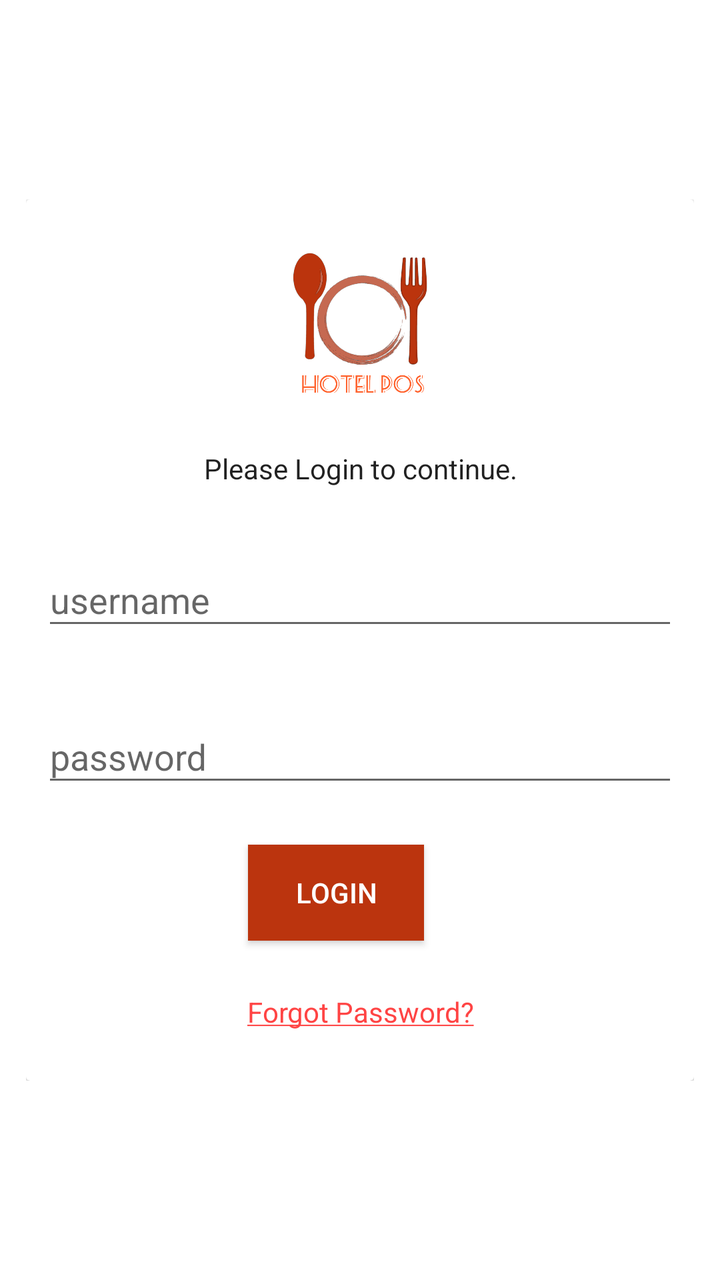
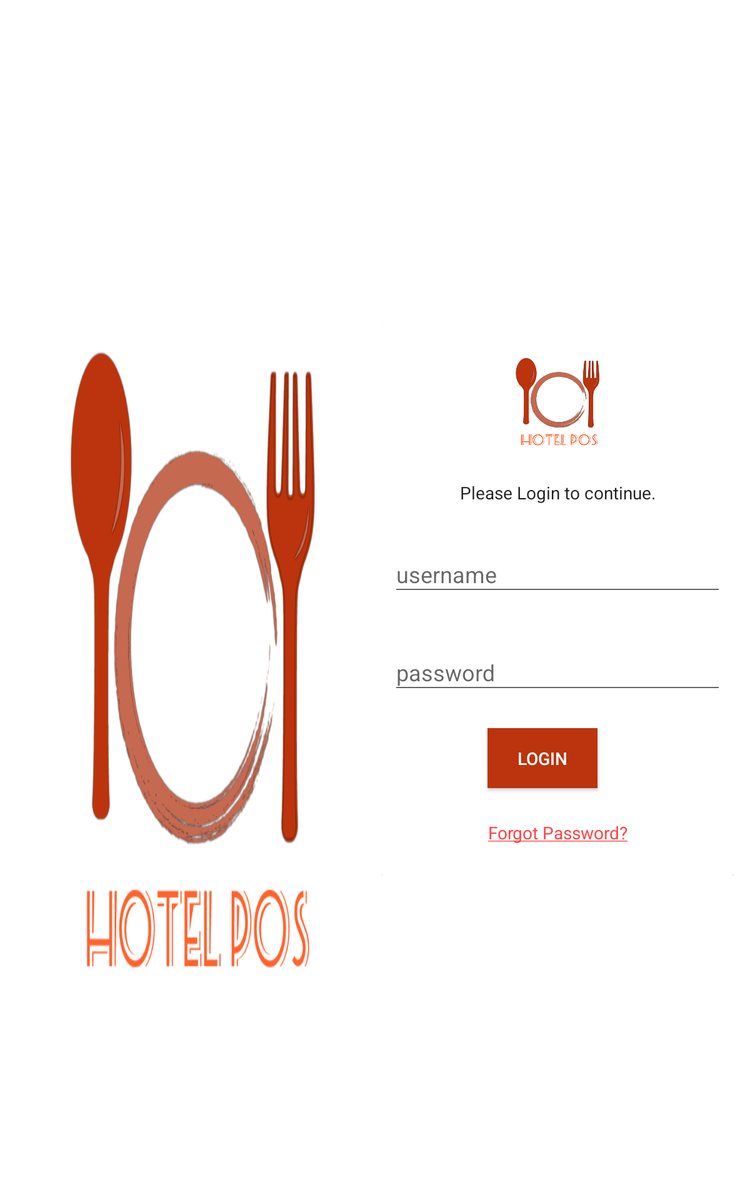

An Android layout and its configuration variant, each rendered on a device that would load it. The default file and the variant file are quoted in full after the pictures.
<!-- AndroidManifest.xml: activity theme MyTheme -->
<!-- res/layout/activity_login.xml -->
<?xml version="1.0" encoding="utf-8"?>
<RelativeLayout xmlns:android="http://schemas.android.com/apk/res/android"
    xmlns:app="http://schemas.android.com/apk/res-auto"
    xmlns:tools="http://schemas.android.com/tools"
    android:layout_width="match_parent"
    android:background="@color/background"
    android:layout_height="match_parent"
    android:padding="8dp"
    android:orientation="vertical">
    <ScrollView
        android:layout_centerInParent="true"
        android:layout_width="match_parent"
        android:layout_height="wrap_content"
        android:padding="5dp"
        tools:ignore="UselessParent">
<LinearLayout
    android:orientation="horizontal"
    android:layout_width="match_parent"
    android:layout_height="wrap_content">
    <android.support.v7.widget.CardView
        android:layout_width="match_parent"
        android:layout_height="wrap_content">
        <LinearLayout
            android:layout_width="match_parent"
            android:layout_height="wrap_content"
            android:orientation="vertical">
            <LinearLayout xmlns:android="http://schemas.android.com/apk/res/android"
                xmlns:app="http://schemas.android.com/apk/res-auto"
                xmlns:tools="http://schemas.android.com/tools"
                android:layout_width="match_parent"
                android:layout_height="wrap_content"
                android:gravity="bottom"
                android:orientation="vertical"
                android:paddingTop="5dp"
                android:theme="@style/ThemeOverlay.AppCompat.Dark"
                tools:targetApi="lollipop">
                <ImageView
                    android:src="@drawable/ic_launcher"
                    android:layout_gravity="center"
                    android:layout_width="100dp"
                    android:layout_height="100dp" />

            </LinearLayout>

            <TextView
                android:layout_width="match_parent"
                android:layout_height="wrap_content"
                android:layout_marginTop="15dp"
                android:paddingTop="5dp"
                android:text="Please Login to continue."
                android:textAlignment="center"
                android:textAppearance="@style/TextAppearance.AppCompat.Body1" />

            <android.support.design.widget.TextInputLayout
                android:layout_width="match_parent"
                android:layout_height="wrap_content"
                android:layout_marginTop="16dp"
                android:padding="8dp">

                <android.support.design.widget.TextInputEditText
                    android:id="@+id/usernameET"
                    android:layout_width="match_parent"
                    android:layout_height="wrap_content"
                    android:hint="username"
                    android:inputType="textPersonName" />


            </android.support.design.widget.TextInputLayout>

            <android.support.design.widget.TextInputLayout
                android:layout_width="match_parent"
                android:layout_height="match_parent"
                android:layout_marginTop="10dp"
                android:padding="8dp">

                <android.support.design.widget.TextInputEditText
                    android:id="@+id/passwordET"
                    android:layout_width="match_parent"
                    android:layout_height="wrap_content"
                    android:hint="password"
                    android:inputType="textPassword" />
            </android.support.design.widget.TextInputLayout>

            <Button
                android:onClick="goToMain"
                android:id="@+id/loginBtn"
                android:layout_width="wrap_content"
                android:layout_height="wrap_content"
                android:layout_gravity="center"
                android:layout_marginBottom="26dp"
                android:layout_marginEnd="12dp"
                android:layout_marginRight="12dp"
                android:layout_marginTop="16dp"
                android:background="@color/colorPrimary"
                android:text="Login"
                android:textColor="#ffffff" />
            

            <TextView
                android:layout_width="match_parent"
                android:layout_height="wrap_content"
                android:layout_marginBottom="25dp"
                android:onClick="goToSignUP"
                android:text="@string/dont_have_an_account"
                android:textAlignment="center"
                android:textColor="@android:color/holo_red_light"

                />
        </LinearLayout>


    </android.support.v7.widget.CardView>

</LinearLayout>

    </ScrollView>


</RelativeLayout>
<!-- resources referenced by this layout -->
<resources>
  <color name="background">#ffffff</color>
  <color name="colorPrimary">#bb340e</color>
  <!-- drawable ic_launcher: png bitmap (drawable, 70623 bytes) -->
  <string name="dont_have_an_account"><u>Forgot Password?</u></string>
  <style name="MyTheme" parent="Theme.AppCompat.Light.NoActionBar">
          
          <item name="colorPrimary">@color/colorPrimary</item>
          <item name="colorPrimaryDark">@color/colorPrimaryDark</item>
          <item name="colorAccent">@color/colorAccent</item>
          <item name="windowActionBar">false</item>
          <item name="windowNoTitle">true</item>
      </style>
  <color name="colorPrimaryDark">#bb340e</color>
  <color name="colorAccent">#f26d21</color>
</resources>
<!-- res/layout-large/activity_login.xml (the author's variant of the layout above) -->
<!-- drawn on a 7-inch tablet held upright -->
<?xml version="1.0" encoding="utf-8"?>
<LinearLayout xmlns:android="http://schemas.android.com/apk/res/android"
    xmlns:app="http://schemas.android.com/apk/res-auto"
    xmlns:tools="http://schemas.android.com/tools"
    android:layout_width="match_parent"
    android:background="@color/background"

    android:layout_height="match_parent"
    android:padding="8dp"
    android:orientation="horizontal">

    <LinearLayout
        android:background="@drawable/ic_launcher"
        android:layout_gravity="center"
        android:layout_weight="1"
        android:layout_width="0dp"
        android:layout_height="wrap_content">

    </LinearLayout>

    <LinearLayout
        android:layout_gravity="center"
        android:layout_weight="1"
        android:layout_width="0dp"
        android:layout_height="wrap_content">

        <ScrollView
            android:layout_centerInParent="true"
            android:layout_width="match_parent"
            android:layout_height="wrap_content"
            android:padding="5dp"
            tools:ignore="UselessParent">

            <LinearLayout
                android:orientation="horizontal"
                android:layout_width="match_parent"
                android:layout_height="wrap_content">

                <android.support.v7.widget.CardView
                    android:layout_width="match_parent"
                    android:layout_height="wrap_content">

                    <LinearLayout
                        android:layout_width="match_parent"
                        android:layout_height="wrap_content"
                        android:orientation="vertical">

                        <LinearLayout xmlns:android="http://schemas.android.com/apk/res/android"
                            xmlns:app="http://schemas.android.com/apk/res-auto"
                            xmlns:tools="http://schemas.android.com/tools"
                            android:layout_width="match_parent"
                            android:layout_height="wrap_content"
                            android:gravity="bottom"
                            android:orientation="vertical"
                            android:paddingTop="5dp"
                            android:theme="@style/ThemeOverlay.AppCompat.Dark"
                            tools:targetApi="lollipop">

                            <ImageView
                                android:src="@drawable/ic_launcher"
                                android:layout_gravity="center"
                                android:layout_width="100dp"
                                android:layout_height="100dp" />

                        </LinearLayout>

                        <TextView
                            android:layout_width="match_parent"
                            android:layout_height="wrap_content"
                            android:layout_marginTop="15dp"
                            android:paddingTop="5dp"
                            android:text="Please Login to continue."
                            android:textAlignment="center"
                            android:textAppearance="@style/TextAppearance.AppCompat.Body1" />

                        <android.support.design.widget.TextInputLayout
                            android:layout_width="match_parent"
                            android:layout_height="wrap_content"
                            android:layout_marginTop="16dp"
                            android:padding="8dp">

                            <android.support.design.widget.TextInputEditText
                                android:id="@+id/usernameET"
                                android:layout_width="match_parent"
                                android:layout_height="wrap_content"
                                android:hint="username"
                                android:inputType="textPersonName" />


                        </android.support.design.widget.TextInputLayout>

                        <android.support.design.widget.TextInputLayout
                            android:layout_width="match_parent"
                            android:layout_height="match_parent"
                            android:layout_marginTop="10dp"
                            android:padding="8dp">

                            <android.support.design.widget.TextInputEditText
                                android:id="@+id/passwordET"
                                android:layout_width="match_parent"
                                android:layout_height="wrap_content"
                                android:hint="password"
                                android:inputType="textPassword" />
                        </android.support.design.widget.TextInputLayout>

                        <Button
                            android:onClick="goToMain"
                            android:id="@+id/loginBtn"
                            android:layout_width="wrap_content"
                            android:layout_height="wrap_content"
                            android:layout_gravity="center"
                            android:layout_marginBottom="26dp"
                            android:layout_marginEnd="12dp"
                            android:layout_marginRight="12dp"
                            android:layout_marginTop="16dp"
                            android:background="@color/colorPrimary"
                            android:text="Login"
                            android:textColor="#ffffff" />
                        

                        <TextView
                            android:layout_width="match_parent"
                            android:layout_height="wrap_content"
                            android:layout_marginBottom="25dp"
                            android:onClick="goToSignUP"
                            android:text="@string/dont_have_an_account"
                            android:textAlignment="center"
                            android:textColor="@android:color/holo_red_light"

                            />
                    </LinearLayout>


                </android.support.v7.widget.CardView>

            </LinearLayout>

        </ScrollView>

    </LinearLayout>
</LinearLayout>
